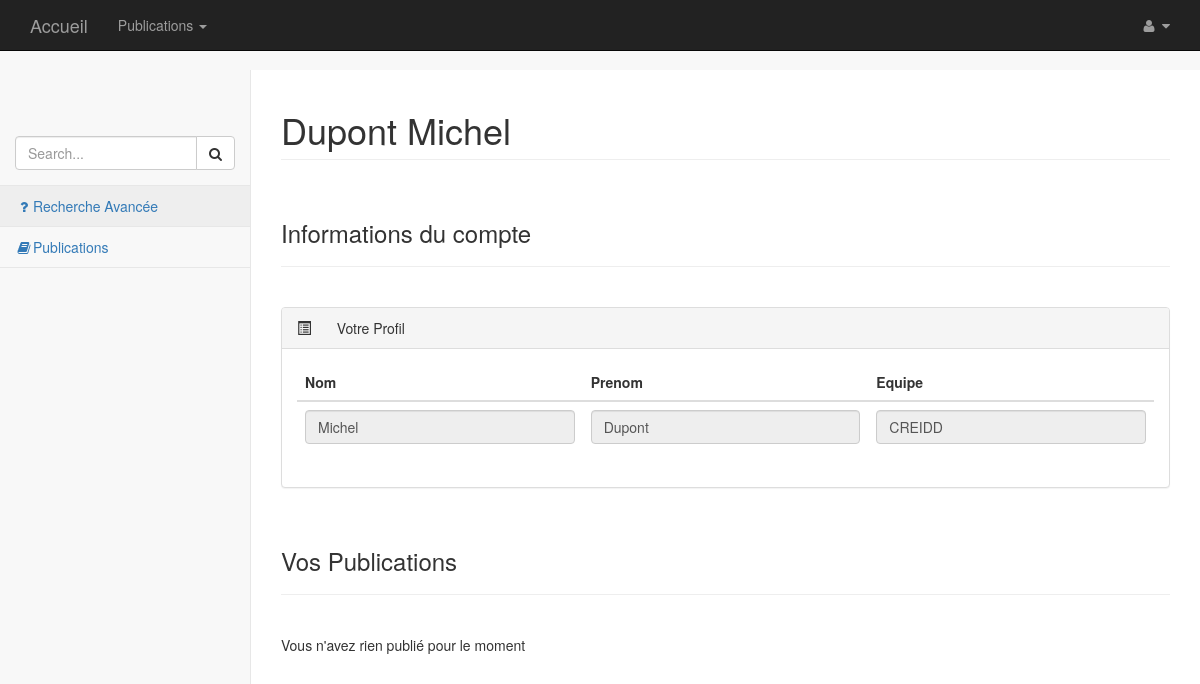
Page /index.php?controleur=profil (signed in) on the committed database.
### tables this page shows
CREATE TABLE IF NOT EXISTS `Auteur` (
  `id` int(11) NOT NULL AUTO_INCREMENT,
  `organisation` varchar(50) NOT NULL,
  `equipe` varchar(25) NOT NULL,
  `nom` varchar(25) NOT NULL,
  `prenom` varchar(25) NOT NULL,
  PRIMARY KEY (`id`)
);

### Controleur/ControleurProfil.php (called while the page is built, shortened)
<?php
    require_once('Classes/Chercheur.php');
    require_once 'Core/Controleur.php';
    class ControleurProfil extends ControleurSecurise{
            private $chercheur;
            public function __construct(){
                $this->chercheur = new Chercheur(null, 'nom', 'prenom', 'UTT', 'equipe');
            }
            public function index(){
                $idChercheur = $this->requete->getSession()->getAttribut('idUtilisateur');
                $nomChercheur = $this->chercheur->getChercheur($idChercheur)->getNom();
                $prenomChercheur = $this->chercheur->getChercheur($idChercheur)->getPrenom();
                $titrePage = $prenomChercheur . ' ' .$nomChercheur;
                $donneesSpecifiques = array('auteur' => $this->chercheur->getChercheur($idChercheur),'titrePage' => $titrePage,'publicationsAuteur' => $this->chercheur->getChercheur($idChercheur)->getPublications($idChercheur));
                $this->genererVue($donneesSpecifiques);
            }
    }

### Core/Routeur.php (called while the page is built, shortened)
<?php
    require_once 'Requete.php';
    class Routeur{
        public function routerRequete(){
            try{
                $requete = new Requete(array_merge($_GET, $_POST));
                $controleur = $this->creerControleur($requete);
                $action = $this->creerAction($requete);
                $controleur->executerAction($action);
            }
            catch(Exception $e){
                $this->gererErreur($e);
            }
        }
        private function creerControleur(Requete $requete){
            $controleur = "Accueil";
            if($requete->existeParametre('controleur')){
                $controleur = $requete->getParametre('controleur');
                $controleur = ucfirst($controleur);
            }
            $classeControleur = 'Controleur' . $controleur;
            $fichierControleur = 'Controleur/' . $classeControleur . '.php';
            if(file_exists($fichierControleur)){
                $controleur = new $classeControleur();
                $controleur->setRequete($requete);
                return $controleur;
            }
            else{
                throw new Exception("Fichier '$fichierControleur' introuvable");
            }
        }
        private function creerAction(Requete $requete){
            $action = "index";
            return $action;
        }
    }

### index.php (called while the page is built, shortened)
<?php
    require 'Core/Routeur.php';
    $routeur = new Routeur();
    $routeur->routerRequete();

### Core/Requete.php (called while the page is built, shortened)
<?php
    require_once 'Session.php';
    class Requete{
        private $session;
        public function __construct($parametres){
            $this->session = new Session();
        }
        public function getSession(){
            return $this->session;
        }
    }

### Core/Session.php (called while the page is built, shortened)
<?php
    class Session{
        public function existeAttribut($nom){
            return (isset($_SESSION[$nom]) && $_SESSION[$nom] != "");
        }
        public function getAttribut($nom){
            if($this->existeAttribut($nom)){
                return $_SESSION[$nom];
            }
            else{
                throw new Exception("Attribut '$nom' absent de la session");
            }
        }
    }

### Classes/Chercheur.php (called while the page is built, shortened)
<?php
    require_once 'Core/Modele.php';
    class Chercheur extends Modele{
        private $nom;
	private $prenom;
	private $equipe;
        public function __construct ($id,$nom,$prenom,$organisation,$equipe){
		$this->nom = $nom;
		$this->prenom= $prenom;
		$this->equipe = $equipe;
        }
	public function getNom(){return ($this->nom);}
	public function getPrenom(){return ($this->prenom);}
        public function getEquipe(){return ($this->equipe);}
        public function getChercheur($id){
            $sql = 'SELECT * FROM Auteur WHERE id = ?';
            $resultat = $this->executerRequete($sql, array($id));
            $chercheurID = $resultat->fetch();
            $chercheur = new Chercheur($chercheurID['id'], $chercheurID['nom'], $chercheurID['prenom'], $chercheurID['organisation'], $chercheurID['equipe']);
            return $chercheur;
        }
    }

### Core/Modele.php (called while the page is built)
<?php
    require_once 'Configuration.php';
    abstract class Modele{
        private static $bdd;
        protected function executerRequete($sql, $params = null){
            if($params == null){
                $resultat = self::getBdd()->query($sql);
            }
            else{
                $resultat = self::getBdd()->prepare($sql);
                $resultat->execute($params);
            }
            return $resultat;
        }
        private static function getBdd(){
            if(self::$bdd == null){
                $dsn = Configuration::get("dsn");
                $login = Configuration::get("login");
                $mdp = Configuration::get("mdp");
                self::$bdd = new PDO($dsn, $login, $mdp,
                            array(PDO::ATTR_ERRMODE => PDO::ERRMODE_EXCEPTION));
            }
            return self::$bdd;
        }
    }

### Core/Configuration.php (called while the page is built)
<?php
    class Configuration{
        private static $parametres;
        public static function get($nom, $valeurDefaut = null){
            if(isset(self::getParametres()[$nom])){
                $valeur = self::getParametres()[$nom];
            }
            else{
                $valeur = $valeurDefaut;
            }
            return $valeur;
        }
        private static function getParametres(){
            if(self::$parametres == null){
                $cheminFichier = 'Config/prod.ini';
                if(!file_exists($cheminFichier)){
                    $cheminFichier = 'Config/dev.ini';
                }
                if(!file_exists($cheminFichier)){
                    throw new Exception('Aucun fichier de configuration trouvé');
                }
                else{
                    self::$parametres = parse_ini_file($cheminFichier);
                }
            }
            return self::$parametres;
        }
    }

### Vue/Profil/index.php (the view, shortened to what this page needs)
<?php
    $this->stylesCss = '
    <link href="bootstrap/bower_components/metisMenu/dist/metisMenu.min.css" rel="stylesheet">
    <link href="bootstrap/dist/css/timeline.css" rel="stylesheet">
    <link href="bootstrap/dist/css/sb-admin-2.css" rel="stylesheet">
    <link href="bootstrap/bower_components/morrisjs/morris.css" rel="stylesheet">
    <link href="styles/css/Moncss.css" rel="stylesheet" type="text/css">';
?>
<nav>
      <div class="navbar-default sidebar" role="navigation">
        <div class="sidebar-nav navbar-collapse">
          <ul class="nav" id="side-menu">
            <li class="sidebar-search">
              <div class="input-group custom-search-form">
                <input type="text" class="form-control" placeholder="Search...">
                <span class="input-group-btn">
                  <button class="btn btn-default" type="button">
                    <i class="fa fa-search"></i>
                  </button>
                </span>
              </div>
            </li>
            <li><a data-toggle="modal" data-target="#myModal"><i class="fa fa-question fa-fw"></i>Recherche Avancée</a></li>
            <li><a href="index.php?controleur=publicationCategorie"><i class="fa fa-book fa-fw"></i>Publications</a></li>
          </ul>
        </div>
      </div>
    </nav>
    <div id="page-wrapper">
      <div class="row">
        <div class="col-lg-12">
           <h1 class="page-header"><?= $titrePage ?></h1>
        </div>
      </div>
        <br/>
            <h3>Informations du compte</h3>
            <hr>
            <br/>
      <div id="contenu">
            <div class="panel panel-default">
                <div class="panel-heading">
                    <span class="glyphicon glyphicon-list-alt" aria-hidden="true"></span>
                    Votre Profil
                </div>
                <div class="panel-body">
                    <div class="row">
                        <div class="col-lg-12">
                            <div class="table-responsive">
                                <table class="table">
                                    <thead>
                                        <tr>
                                            <th>Nom<br/></th>
                                            <th>Prenom<br/></th>
                                            <th>Equipe<br/></th>
                                        </tr>
                                    </thead>
                                    <tbody>
                                    <tr>
                                        <td><input class="form-control verif" type="text" value="<?php echo $auteur->getNom();?>" disabled></td>
                                        <td><input class="form-control verif" type="text" value="<?php echo $auteur->getPrenom();?>" disabled></td>
                                        <td><input class="form-control verif" type="text" value="<?php echo $auteur->getEquipe();?>" disabled></td>
                                    </tr>
                                </tbody>
                            </table>
                        </div>
                    </div>
                </div>
            </div>
        </div>
            <br/>
            <h3>Vos Publications</h3>
            <hr>
            <br/>
            <?php if($publicationsAuteur != null) :?>
              <?php foreach($publicationsAuteur as $publication) :?>
                      <div class="col-lg-12">
              <div class="panel panel-default">
                      <div class="panel-heading">
                          <i class="fa fa-bar-chart-o fa-fw"></i>
                      <a href= "index.php?controleur=publicationSpecifique&id=<?= $publication->getId()?>">
                                <?= $publication->getTitre() ?>
                            </a>
                  </div>
                  <div class="panel-body">
                      <div class="row">
                          <div class="col-lg-12">
                              <div class="table-responsive">
                                  <table class="table table-bordered table-hover table-striped">
                                      <thead>
                                          <a class='btn btn-primary glyphicon glyphicon-pencil' href="index.php?controleur=modificationPublication&id=<?= $publication->getId()?>" ></a>
                                          <a href="index.php?controleur=modificationPublication&id=<?= $publication->getId()?>"></a>
                                      <tr>
                                              <th>Auteurs</th>
                                              <th>Label</th>
                                              <th>Annee</th>
                                              <th>Statut</th>
                                          </tr>
                                      </thead>
                                      <tbody>
                                          <tr>
                                              <td>
                                                  <?php foreach($publication->getAuteurs() as $auteur) :?>
                                                    <a href= "index.php?controleur=publication&action=publicationsChercheur&id=<?= $auteur->getId()?>">
                                                      <?php echo $auteur->getNom() . ' ' . $auteur->getPrenom() . ' </br>' ?>
                                                    </a>
                                                  <?php endforeach;?>
                                              </td>
                                              <td><?php echo $publication->getRef();?></td>
                                              <td><?php echo $publication->getAnnee();?></td>
                                              <td><?php echo $publication->getStatut();?></td>
                                          </tr>
                                      </tbody>
                                  </table>
                              </div>
                          </div>
                          <div class="col-lg-12">
                              <div id="morris-bar-chart"></div>
                          </div>
                      </div>
                  </div>
              </div>
          </div>
  <?php endforeach; ?>
<?php else: ?>
  Vous n'avez rien publié pour le moment
<?php  endif; ?>
      </div>
            <div class="row">
                <div class="col-lg-2">
                </div>
            </div>
    </div>

### rows in the picture
auteur: nom "Michel", prenom "Dupont", equipe "CREIDD"

### other values in the picture
$titrePage "Dupont Michel"
